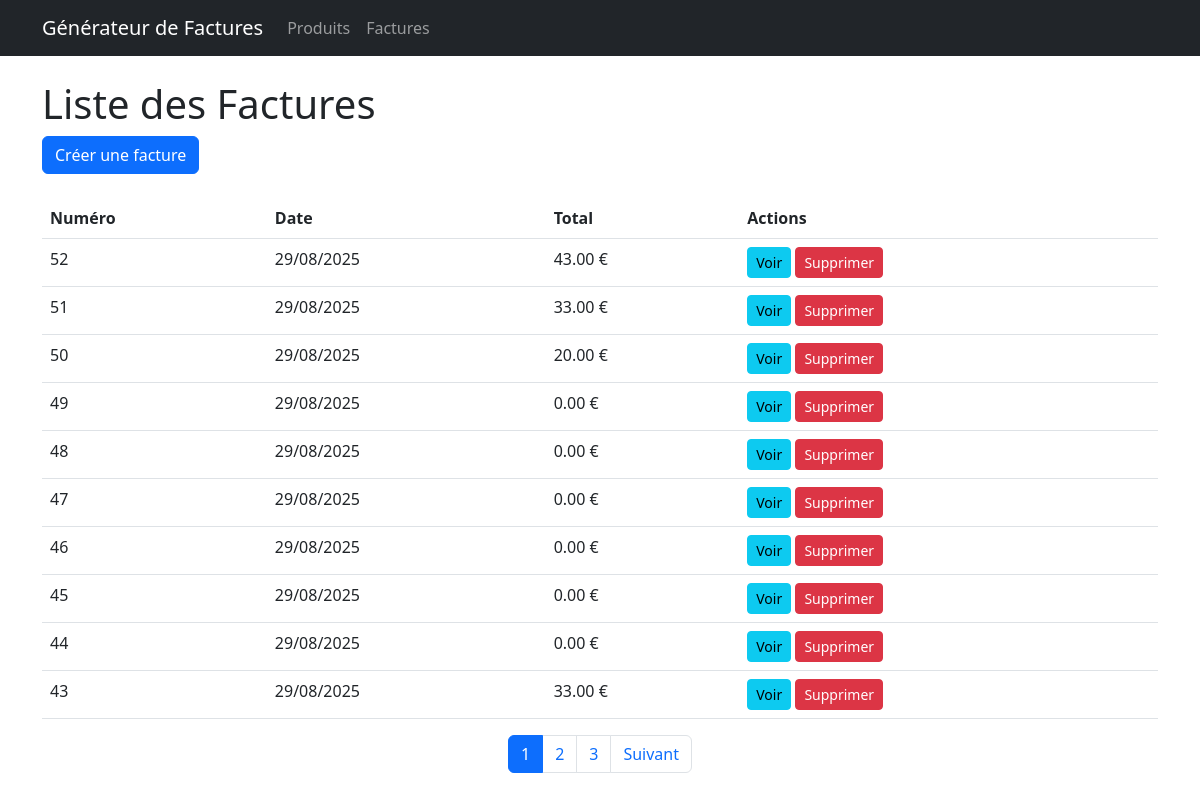
The page /invoices/ on the database as committed earlier.
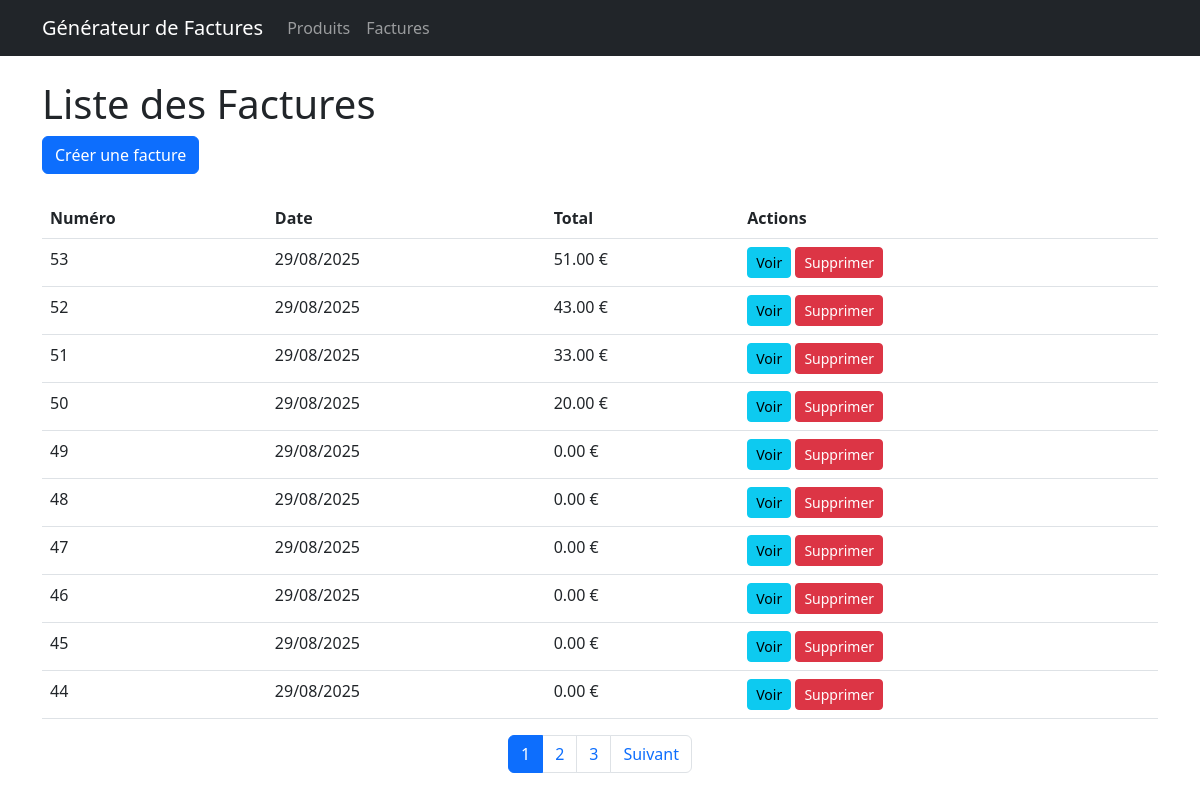
The same page on the database as committed later.
### main/models.py (models this page shows, shortened)
class Invoice(models.Model):
    created_at = models.DateTimeField(auto_now_add=True)
    total = models.DecimalField(max_digits=10, decimal_places=2, default=0)

### main/views.py (the view)
# urls.py: path('invoices/', views.InvoiceListView.as_view(), name='invoice-list'),
class InvoiceListView(ListView):
    model = Invoice
    template_name = 'main/invoice_list.django-html.html'
    context_object_name = 'invoices'
    paginate_by = 10
    def get_queryset(self):
        return Invoice.objects.order_by('-id')

### main/templates/main/invoice_list.django-html.html (shortened to what this page needs)
{% extends 'main/base.django-html.html' %}
{% block content %}
<h1>Liste des Factures</h1>
<a href="{% url 'main:invoice-add' %}" class="btn btn-primary">Créer une facture</a>
<table class="table mt-4">
    <thead>
        <tr>
            <th>Numéro</th>
            <th>Date</th>
            <th>Total</th>
            <th>Actions</th>
        </tr>
    </thead>
    <tbody>
        {% for invoice in invoices %}
        <tr>
            <td>{{ invoice.id }}</td>
            <td>{{ invoice.created_at|date:"d/m/Y" }}</td>
            <td>{{ invoice.total }} €</td>
            <td>
                <a href="{% url 'main:invoice-detail' invoice.pk %}" class="btn btn-sm btn-info">Voir</a>
                <a href="{% url 'main:invoice-delete' invoice.pk %}" class="btn btn-sm btn-danger">Supprimer</a>
            </td>
        </tr>
        {% endfor %}
    </tbody>
</table>
{% if is_paginated %}
<nav>
    <ul class="pagination justify-content-center">
        {% for num in paginator.page_range %}
            {% if num == page_obj.number %}
                <li class="page-item active">
                    <span class="page-link">{{ num }}</span>
                </li>
            {% else %}
                <li class="page-item">
                    <a class="page-link" href="?page={{ num }}">{{ num }}</a>
                </li>
            {% endif %}
        {% endfor %}
        {% if page_obj.has_next %}
        <li class="page-item">
            <a class="page-link" href="?page={{ page_obj.next_page_number }}">Suivant</a>
        </li>
        {% endif %}
    </ul>
</nav>
{% endif %}
{% endblock %}

Rows that differ between the two databases and show on the page:
no longer on this page (row unchanged): Invoice: id "43", created_at "29/08/2025", total "33.00"
added Invoice: id "53", created_at "29/08/2025", total "51.00"
